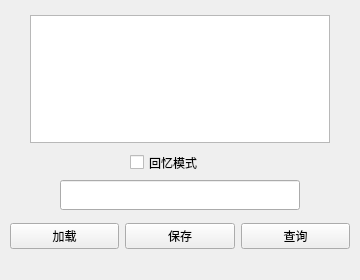
<?xml version="1.0" encoding="UTF-8"?>
<ui version="4.0">
 <class>wbForm</class>
 <widget class="QDialog" name="wbForm">
  <property name="geometry">
   <rect>
    <x>0</x>
    <y>0</y>
    <width>360</width>
    <height>280</height>
   </rect>
  </property>
  <property name="windowTitle">
   <string notr="true">新世纪五笔编码查询</string>
  </property>
  <widget class="QTextEdit" name="text_result">
   <property name="geometry">
    <rect>
     <x>30</x>
     <y>15</y>
     <width>300</width>
     <height>128</height>
    </rect>
   </property>
   <property name="mouseTracking">
    <bool>false</bool>
   </property>
   <property name="lineWrapMode">
    <enum>QTextEdit::NoWrap</enum>
   </property>
   <property name="readOnly">
    <bool>true</bool>
   </property>
   <property name="acceptRichText">
    <bool>false</bool>
   </property>
   <property name="cursorWidth">
    <number>2</number>
   </property>
   <property name="textInteractionFlags">
    <set>Qt::TextSelectableByMouse</set>
   </property>
  </widget>
  <widget class="QLineEdit" name="text_input">
   <property name="geometry">
    <rect>
     <x>60</x>
     <y>180</y>
     <width>240</width>
     <height>30</height>
    </rect>
   </property>
   <property name="maxLength">
    <number>32</number>
   </property>
   <property name="alignment">
    <set>Qt::AlignCenter</set>
   </property>
  </widget>
  <widget class="QWidget" name="layoutWidget">
   <property name="geometry">
    <rect>
     <x>10</x>
     <y>220</y>
     <width>340</width>
     <height>33</height>
    </rect>
   </property>
   <layout class="QHBoxLayout" name="horizontalLayout">
    <item>
     <widget class="QPushButton" name="button_load">
      <property name="text">
       <string>加载</string>
      </property>
      <property name="autoDefault">
       <bool>false</bool>
      </property>
     </widget>
    </item>
    <item>
     <widget class="QPushButton" name="button_store">
      <property name="text">
       <string>保存</string>
      </property>
      <property name="autoDefault">
       <bool>false</bool>
      </property>
     </widget>
    </item>
    <item>
     <widget class="QPushButton" name="button_query">
      <property name="text">
       <string>查询</string>
      </property>
      <property name="autoDefault">
       <bool>false</bool>
      </property>
     </widget>
    </item>
   </layout>
  </widget>
  <widget class="QCheckBox" name="recall_mode">
   <property name="geometry">
    <rect>
     <x>130</x>
     <y>150</y>
     <width>100</width>
     <height>25</height>
    </rect>
   </property>
   <property name="text">
    <string>回忆模式</string>
   </property>
  </widget>
 </widget>
 <resources/>
 <connections>
  <connection>
   <sender>text_input</sender>
   <signal>returnPressed()</signal>
   <receiver>wbForm</receiver>
   <slot>text_arrived()</slot>
   <hints>
    <hint type="sourcelabel">
     <x>160</x>
     <y>36</y>
    </hint>
    <hint type="destinationlabel">
     <x>173</x>
     <y>102</y>
    </hint>
   </hints>
  </connection>
  <connection>
   <sender>button_load</sender>
   <signal>clicked()</signal>
   <receiver>wbForm</receiver>
   <slot>clicked_load()</slot>
   <hints>
    <hint type="sourcelabel">
     <x>50</x>
     <y>236</y>
    </hint>
    <hint type="destinationlabel">
     <x>179</x>
     <y>139</y>
    </hint>
   </hints>
  </connection>
  <connection>
   <sender>button_store</sender>
   <signal>clicked()</signal>
   <receiver>wbForm</receiver>
   <slot>clicked_store()</slot>
   <hints>
    <hint type="sourcelabel">
     <x>136</x>
     <y>236</y>
    </hint>
    <hint type="destinationlabel">
     <x>179</x>
     <y>139</y>
    </hint>
   </hints>
  </connection>
  <connection>
   <sender>recall_mode</sender>
   <signal>stateChanged(int)</signal>
   <receiver>wbForm</receiver>
   <slot>checked_recall(int)</slot>
   <hints>
    <hint type="sourcelabel">
     <x>179</x>
     <y>162</y>
    </hint>
    <hint type="destinationlabel">
     <x>179</x>
     <y>139</y>
    </hint>
   </hints>
  </connection>
  <connection>
   <sender>button_query</sender>
   <signal>clicked()</signal>
   <receiver>wbForm</receiver>
   <slot>text_arrived()</slot>
   <hints>
    <hint type="sourcelabel">
     <x>222</x>
     <y>236</y>
    </hint>
    <hint type="destinationlabel">
     <x>179</x>
     <y>139</y>
    </hint>
   </hints>
  </connection>
 </connections>
 <slots>
  <slot>text_arrived()</slot>
 </slots>
</ui>
